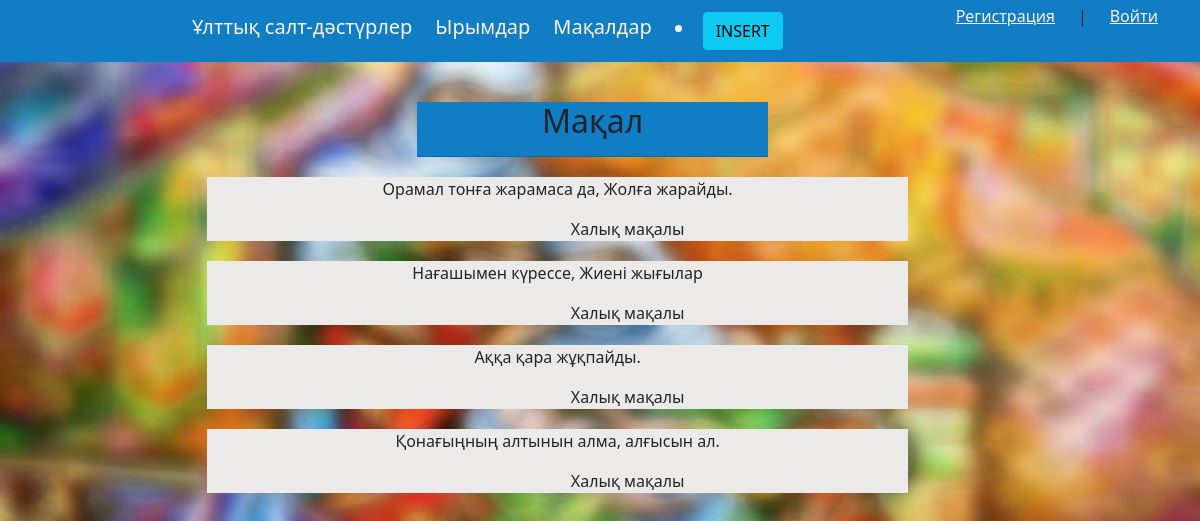
Page /makal/ on the committed database.
### project/models.py (models this page shows)
class Makal(models.Model):
    atu = models.TextField(blank=True)
    avtor = models.CharField(max_length=250)

### project/views.py (the view)
# urls.py: path('makal/',views.makal,name="makal"),
def makal(request):
    makal = Makal.objects.all()
    return render(request,'project/makal.html',{'title':'Мақал','makal': makal})

### project/templates/project/makal.html
{% extends 'project/base.html' %}
{% block content %}
<ul>
    <div class = "model">
        <h2>{{title}}</h2>
        <hr>
    </div>
    {% for p in makal %}
    <div class = "modell">
        <p>{{ p.atu }}</p>
        <p style="margin-left: 20%;">{{ p.avtor }}</p>
    </div>
    {% endfor %}
</ul>
    {% endblock %}

### project/templates/project/base.html (shortened to what this page needs)
{% load static %}
<!DOCTYPE html>
<html lang="en">
<head>
    <link type="text/css" href="{% static 'project/css/style.css' %}" rel="stylesheet"/>
    <link href="https://cdn.jsdelivr.net/npm/bootstrap@5.1.3/dist/css/bootstrap.min.css" rel="stylesheet">
</head>
<body>
        <nav class="site-header sticky-top py-1" style="background-color: rgb(17, 125, 197)">
            <div class="container d-flex flex-column flex-md-row justify-content-between">
              <a class="py-2 d-none d-md-inline-block" href="home/" style="text-decoration: none; font-size: 20px; color: rgb(248, 242, 242); margin-left: 150px;">Ұлттық салт-дәстүрлер</a>
             <a class="py-2 d-none d-md-inline-block" href="urum/" style="text-decoration: none; font-size: 20px; color: rgb(248, 242, 242); ">Ырымдар</a>
              <a class="py-2 d-none d-md-inline-block" href="makal/" style="text-decoration: none; font-size: 20px; color: rgb(248, 242, 242); ">Мақалдар</a>
              <a class="py-2 d-none d-md-inline-block" href="create/" style="text-decoration: none; font-size: 20px; color: rgb(248, 242, 242); margin-right: 150px;"><li><button class="btn btn-info">INSERT</button></li></a>
              {% if request.user.is_authenticated %}
              {{user.username}}| <a href="logout/" style=" color: rgb(248, 242, 242); ">Выйти</a>
              {% else %}
              <a  href="{% url 'register' %}" style="color: rgb(248, 242, 242);">Регистрация</a> | <a href="{% url 'login' %}" style=" color: rgb(248, 242, 242); ">Войти</a>
              {% endif %}
            </div>
          </nav>
    {% block content %}
    {% endblock %}
</body>
</html>

### project/static/project/css/style.css (style rules this page uses)
html, body { font-family: 'Arial'; margin: 0; padding: 0; height: 100%; width: 100%; color: #444; background-image: url('img/fon.jpg'); background-size: 100%; }
.model { margin-left: 33%; margin-top: 40px; background-color: rgb(17, 125, 197); width: 30%; text-align: center; }
.modell { margin-top: 20px; margin-left: 15%; background-color: rgb(235, 234, 233); width: 60%; text-align: center; }

### rows in the picture
Makal: atu "Орамал тонға жарамаса да, Жолға жарайды.", avtor "Халық мақалы"
Makal: atu "Нағашымен күрессе, Жиені жығылар", avtor "Халық мақалы"
Makal: atu "Аққа қара жұқпайды.", avtor "Халық мақалы"
Makal: atu "Қонағыңның алтынын алма, алғысын ал.", avtor "Халық мақалы"

### other values in the picture
{{ title }} "Мақал"
